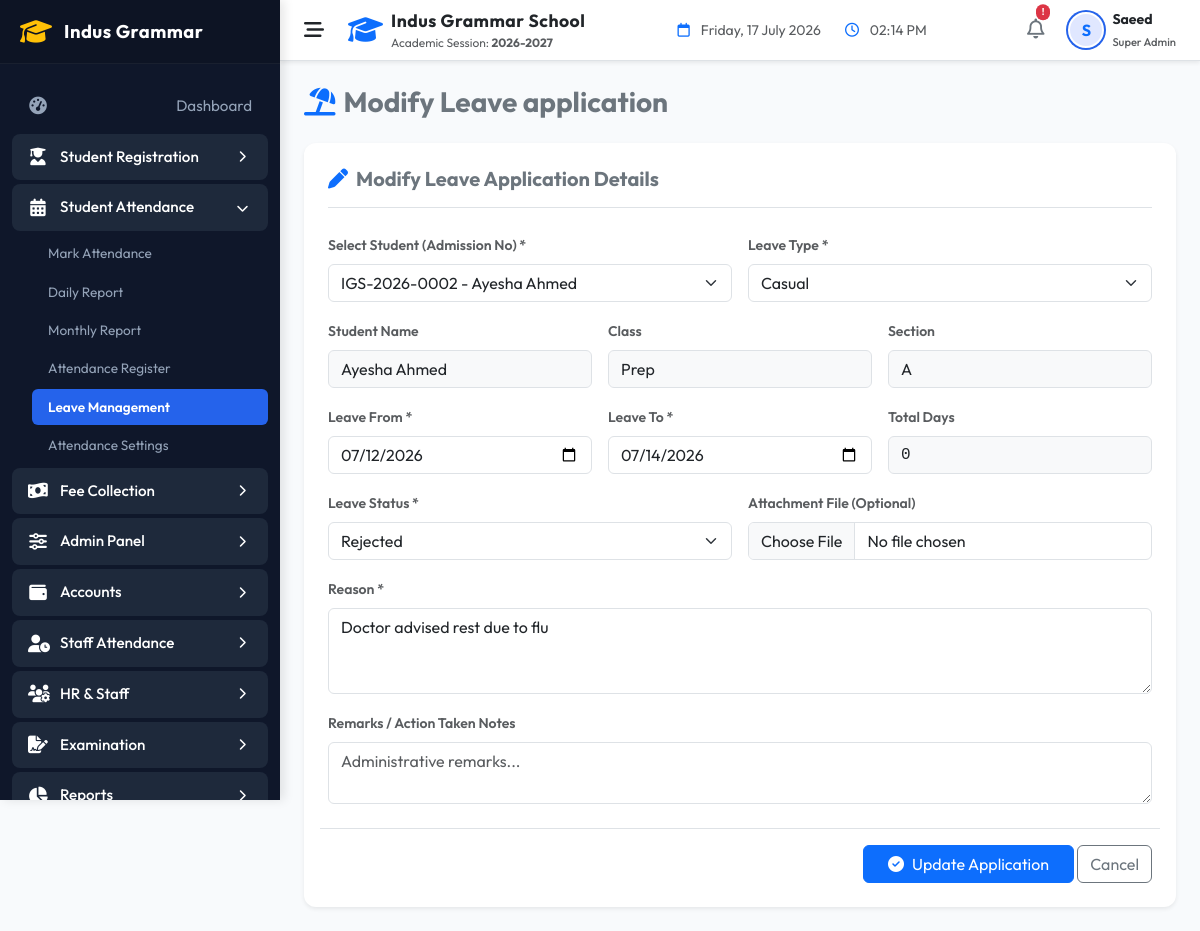
The app's page /indus-grammar-school-erp/modules/attendance/leave.php?id=1 (signed in) with its own data.
### tables this page shows
CREATE TABLE `leave_applications` (
  `id` int NOT NULL AUTO_INCREMENT,
  `applicant_type` enum('student','staff') NOT NULL,
  `applicant_id` int NOT NULL,
  `leave_type` varchar(50) NOT NULL DEFAULT 'Casual',
  `start_date` date NOT NULL,
  `end_date` date NOT NULL,
  `reason` text NOT NULL,
  `status` enum('Pending','Approved','Rejected') DEFAULT 'Pending',
  `approved_by` int DEFAULT NULL,
  `created_at` timestamp NULL DEFAULT CURRENT_TIMESTAMP,
  `updated_at` timestamp NULL DEFAULT CURRENT_TIMESTAMP ON UPDATE CURRENT_TIMESTAMP,
  `remarks` text,
  `attachment` varchar(255) DEFAULT NULL,
  `total_days` int DEFAULT NULL,
  PRIMARY KEY (`id`),
  KEY `approved_by` (`approved_by`),
  KEY `idx_leave_type` (`applicant_type`,`applicant_id`),
  KEY `idx_leave_status` (`status`),
  CONSTRAINT `leave_applications_ibfk_1` FOREIGN KEY (`approved_by`) REFERENCES `users` (`id`) ON DELETE SET NULL
);

CREATE TABLE `students` (
  `id` int NOT NULL AUTO_INCREMENT,
  `admission_no` varchar(30) NOT NULL,
  `first_name` varchar(50) NOT NULL,
  `last_name` varchar(50) NOT NULL,
  `gender` enum('Male','Female','Other') NOT NULL,
  `date_of_birth` date NOT NULL,
  `enrollment_date` date NOT NULL,
  `class_id` int DEFAULT NULL,
  `status` enum('Active','Inactive','Suspended') DEFAULT 'Active',
  `guardian_name` varchar(100) NOT NULL,
  `guardian_phone` varchar(20) NOT NULL,
  `guardian_email` varchar(100) DEFAULT NULL,
  `address` text NOT NULL,
  `created_at` timestamp NULL DEFAULT CURRENT_TIMESTAMP,
  `updated_at` timestamp NULL DEFAULT CURRENT_TIMESTAMP ON UPDATE CURRENT_TIMESTAMP,
  `academic_type` varchar(50) NOT NULL DEFAULT 'School',
  `school_class` varchar(100) DEFAULT NULL,
  `school_section` varchar(50) DEFAULT NULL,
  `academy_program` varchar(100) DEFAULT NULL,
  `academy_batch` varchar(100) DEFAULT NULL,
  PRIMARY KEY (`id`),
  UNIQUE KEY `admission_no` (`admission_no`),
  KEY `idx_students_class` (`class_id`),
  KEY `idx_students_status` (`status`),
  KEY `idx_students_name` (`first_name`,`last_name`),
  CONSTRAINT `students_ibfk_1` FOREIGN KEY (`class_id`) REFERENCES `classes` (`id`)
);

### indus-grammar-school-erp/modules/attendance/leave.php (the view, shortened to what this page needs)
<?php
$db = Database::getConnection();
$studentsList = [];
try {
    $studentsList = $db->query("
        SELECT s.id, s.admission_no, s.first_name, s.last_name, s.academic_type, s.school_class, s.school_section,
               c.class_name, c.section, d.father_name, s.class_id
        FROM students s
        LEFT JOIN classes c ON s.class_id = c.id
        LEFT JOIN student_registration_details d ON s.id = d.student_id
        WHERE s.status = 'Active'
        ORDER BY s.admission_no ASC
    ")->fetchAll(PDO::FETCH_ASSOC);
} catch (Exception $e) {}
$leaveId = isset($_GET['id']) ? (int)$_GET['id'] : 0;
$leave = null;
if ($leaveId > 0) {
    try {
        $stmt = $db->prepare("
            SELECT la.*, s.admission_no, s.first_name, s.last_name, s.academic_type, s.school_class, s.school_section,
                   c.class_name, c.section
            FROM leave_applications la
            JOIN students s ON la.applicant_id = s.id AND la.applicant_type = 'student'
            LEFT JOIN classes c ON s.class_id = c.id
            WHERE la.id = ?
        ");
        $stmt->execute([$leaveId]);
        $leave = $stmt->fetch(PDO::FETCH_ASSOC);
    } catch (Exception $e) {
        $error = "Error loading leave application: " . $e->getMessage();
        $leaveId = 0;
    }
}
include_once __DIR__ . '/../../includes/header.php';
?>
<div class="row mb-4 align-items-center">
    <div class="col-sm-6">
        <h3 class="fw-bold text-secondary mb-0"><i class="fa-solid fa-umbrella-beach me-2 text-primary"></i><?php echo ($leaveId > 0) ? 'Modify Leave application' : 'Student Leave Management'; ?></h3>
    </div>
</div>
<?php if ($leaveId > 0 && $leave): ?>
    <div class="card border-0 shadow-sm bg-white p-4" style="border-radius:12px;">
        <h5 class="fw-bold text-secondary mb-4 border-bottom pb-3"><i class="fa-solid fa-pen me-2 text-primary"></i>Modify Leave Application Details</h5>
        <form id="leaveForm" method="POST" enctype="multipart/form-data" class="needs-validation" novalidate>
            <div class="row g-3">
                <div class="col-md-6">
                    <label class="form-label small fw-semibold text-muted">Select Student (Admission No) *</label>
                    <select class="form-select" name="student_id" id="studentSelect" onchange="autoFillStudentDetails(this)" required>
                        <?php foreach ($studentsList as $st): ?>
                            <option value="<?php echo $st['id']; ?>"
                                    data-name="<?php echo htmlspecialchars($st['first_name'] . ' ' . $st['last_name']); ?>"
                                    data-class="<?php echo htmlspecialchars($st['class_name'] ?? $st['school_class'] ?? '—'); ?>"
                                    data-section="<?php echo htmlspecialchars($st['section'] ?? $st['school_section'] ?? 'A'); ?>"
                                    <?php echo ($leave['applicant_id'] == $st['id']) ? 'selected' : ''; ?>>
                                <?php echo htmlspecialchars($st['admission_no'] . ' - ' . $st['first_name'] . ' ' . $st['last_name']); ?>
                            </option>
                        <?php endforeach; ?>
                    </select>
                </div>
                <div class="col-md-6">
                    <label class="form-label small fw-semibold text-muted">Leave Type *</label>
                    <select class="form-select" name="leave_type" required>
                        <option value="Casual" <?php echo ($leave['leave_type'] === 'Casual') ? 'selected' : ''; ?>>Casual</option>
                    </select>
                </div>
                <div class="col-md-4">
                    <label class="form-label small fw-semibold text-muted">Student Name</label>
                    <input type="text" class="form-control bg-light" id="studentNameInput" readonly value="—">
                </div>
                <div class="col-md-4">
                    <label class="form-label small fw-semibold text-muted">Class</label>
                    <input type="text" class="form-control bg-light" id="classInput" readonly value="—">
                </div>
                <div class="col-md-4">
                    <label class="form-label small fw-semibold text-muted">Section</label>
                    <input type="text" class="form-control bg-light" id="sectionInput" readonly value="—">
                </div>
                <div class="col-md-4">
                    <label class="form-label small fw-semibold text-muted">Leave From *</label>
                    <input type="date" class="form-control" name="start_date" id="leaveFromInput" value="<?php echo $leave['start_date']; ?>" onchange="calculateTotalDays()" required>
                </div>
                <div class="col-md-4">
                    <label class="form-label small fw-semibold text-muted">Leave To *</label>
                    <input type="date" class="form-control" name="end_date" id="leaveToInput" value="<?php echo $leave['end_date']; ?>" onchange="calculateTotalDays()" required>
                </div>
                <div class="col-md-4">
                    <label class="form-label small fw-semibold text-muted">Total Days</label>
                    <input type="text" class="form-control bg-light font-monospace" id="totalDaysInput" readonly value="<?php echo $leave['total_days'] ?? 0; ?>">
                </div>
                <div class="col-md-6">
                    <label class="form-label small fw-semibold text-muted">Leave Status *</label>
                    <select class="form-select" name="status" required>
                        <option value="Rejected" <?php echo ($leave['status'] === 'Rejected') ? 'selected' : ''; ?>>Rejected</option>
                    </select>
                </div>
                <div class="col-md-6">
                    <label class="form-label small fw-semibold text-muted">Attachment File (Optional)</label>
                    <input type="file" class="form-control" name="attachment" accept=".pdf,.doc,.docx,.jpg,.jpeg,.png">
                </div>
                <div class="col-12">
                    <label class="form-label small fw-semibold text-muted">Reason *</label>
                    <textarea class="form-control" name="reason" rows="3" required placeholder="State descriptive reason for student leave application..."><?php echo htmlspecialchars($leave['reason']); ?></textarea>
                </div>
                <div class="col-12">
                    <label class="form-label small fw-semibold text-muted">Remarks / Action Taken Notes</label>
                    <textarea class="form-control" name="remarks" rows="2" placeholder="Administrative remarks..."><?php echo htmlspecialchars($leave['remarks']); ?></textarea>
                </div>
                <div class="col-12 text-end border-top pt-3 mt-4">
                    <button type="submit" id="saveBtn" class="btn btn-primary px-4"><i class="fa-solid fa-circle-check me-2"></i>Update Application</button>
                    <a href="leave.php" class="btn btn-outline-secondary">Cancel</a>
                </div>
            </div>
        </form>
    </div>
<?php endif; ?>
<?php
include_once __DIR__ . '/../../includes/footer.php';
?>

### indus-grammar-school-erp/assets/css/style.css (style rules this page uses)
:root { --primary-color: #2563eb; --primary-hover: #1d4ed8; --primary-light: #eff6ff; --secondary-color: #0f172a; --bg-light: #f8fafc; --bg-sidebar: #0f172a; --sidebar-text: #94a3b8; --sidebar-active: #ffffff; --sidebar-hover-bg: #1e293b; --card-shadow: 0 4px 6px -1px rgb(0 0 0 / 0.1), 0 2px 4px -2px rgb(0 0 0 / 0.1); --card-hover-shadow: 0 10px 15px -3px rgb(0 0 0 / 0.1), 0 4px 6px -4px rgb(0 0 0 / 0.1); --border-color: #e2e8f0; --text-main: #334155; --text-muted: #64748b; --font-family: 'Outfit', sans-serif; --sidebar-width: 280px; --sidebar-collapsed-width: 70px; --transition-speed: 0.3s; }
body { font-family: var(--font-family); background-color: var(--bg-light); color: var(--text-main); overflow-x: hidden; }

### records on screen
leave_applications: student_id "IGS-2026-0002 - Ayesha Ahmed", start_date "07/12/2026", end_date "07/14/2026", total_days "0", status "Rejected", reason "Doctor advised rest due to flu"

### other values on screen
CURRENT_ACADEMIC_YEAR "2026-2027"
substr($currentUser['username'] ?? 'U', 0, 1) "S"
$currentUser['role_name'] "Super Admin"
